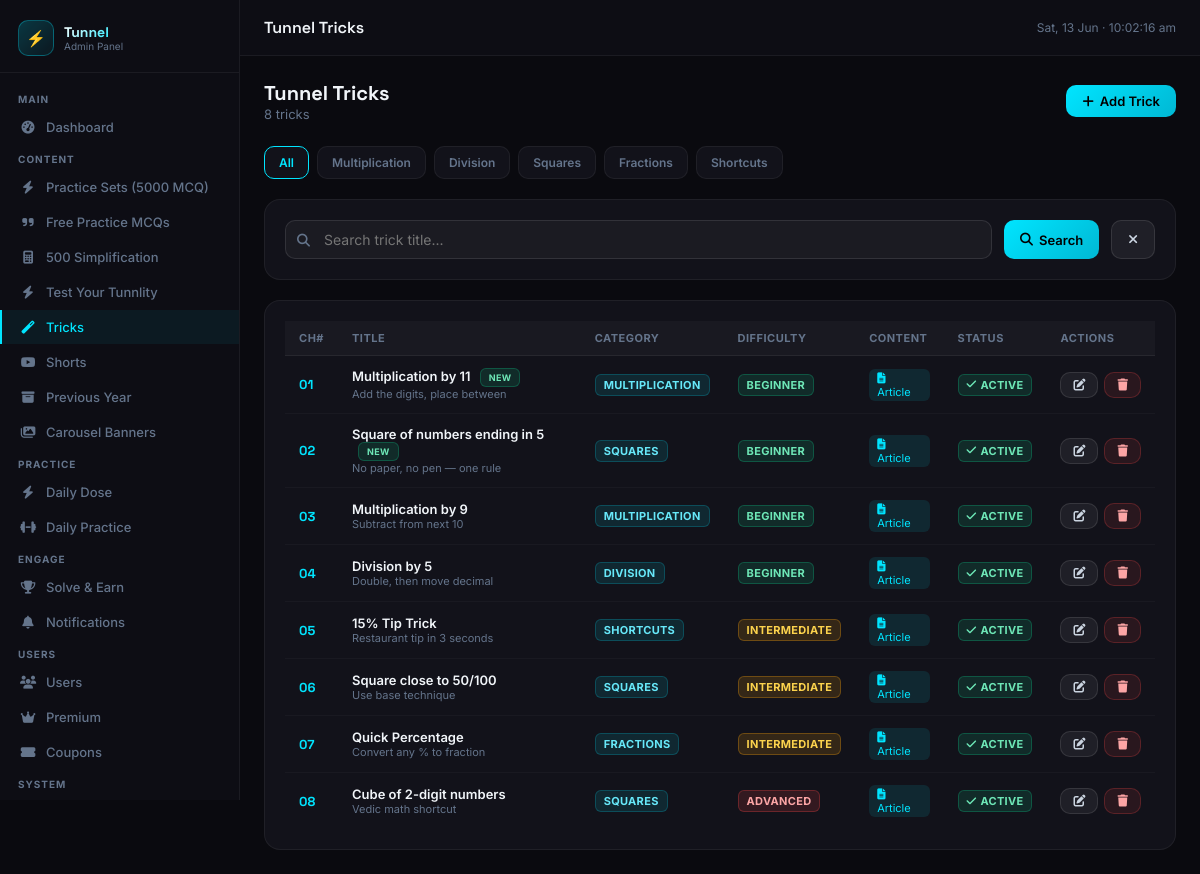
Page /admin/tricks/index.php (signed in) on the committed database.
### tables this page shows
CREATE TABLE `tricks` (
  `id` int(11) NOT NULL,
  `chapter_number` int(11) NOT NULL,
  `title` varchar(200) NOT NULL,
  `subtitle` varchar(300) DEFAULT '',
  `category` enum('MULTIPLICATION','DIVISION','SQUARES','FRACTIONS','SHORTCUTS') NOT NULL,
  `difficulty` enum('Beginner','Intermediate','Advanced') DEFAULT 'Beginner',
  `has_video` tinyint(4) DEFAULT 0,
  `video_url` varchar(500) DEFAULT '',
  `video_duration` int(11) DEFAULT 0,
  `has_article` tinyint(4) DEFAULT 1,
  `article_content` longtext DEFAULT '',
  `read_duration` int(11) DEFAULT 5,
  `is_new` tinyint(4) DEFAULT 0,
  `is_active` tinyint(4) DEFAULT 1,
  `created_at` timestamp NULL DEFAULT current_timestamp()
);

### admin/tricks/index.php (the view, shortened to what this page needs)
<?php
$pageTitle = 'Tunnel Tricks';
require_once dirname(__DIR__) . '/includes/header.php';
$category = $_GET['category'] ?? '';
$search   = $_GET['search']   ?? '';
$where  = ['1=1'];
$params = [];
$whereSQL = implode(' AND ', $where);
$tricks = $pdo->prepare("SELECT * FROM tricks WHERE $whereSQL ORDER BY chapter_number ASC");
$tricks->execute($params);
$tricks = $tricks->fetchAll();
$cats = ['MULTIPLICATION','DIVISION','SQUARES','FRACTIONS','SHORTCUTS'];
?>
<div class="flex-between mb-24">
  <div>
    <h2 style="font-family:'Space Grotesk',sans-serif;font-size:20px;font-weight:700">Tunnel Tricks</h2>
    <p class="text-muted"><?= count($tricks) ?> tricks</p>
  </div>
  <a href="<?= ADMIN_URL ?>/tricks/add.php" class="btn btn-primary">
    <i class="fas fa-plus"></i> Add Trick
  </a>
</div>
<div style="display:flex;gap:8px;flex-wrap:wrap;margin-bottom:20px">
  <a href="?category=" style="padding:8px 14px;border-radius:10px;font-size:12px;font-weight:600;text-decoration:none;border:1px solid <?= !$category?'var(--cyan)':'var(--border)' ?>;color:<?= !$category?'var(--cyan)':'var(--muted)' ?>;background:var(--card)">
    All
  </a>
  <?php foreach ($cats as $cat): ?>
  <a href="?category=<?= $cat ?>"
    style="padding:8px 14px;border-radius:10px;font-size:12px;font-weight:600;text-decoration:none;border:1px solid <?= $category===$cat?'var(--cyan)':'var(--border)' ?>;color:<?= $category===$cat?'var(--cyan)':'var(--muted)' ?>;background:var(--card)">
    <?= ucfirst(strtolower($cat)) ?>
  </a>
  <?php endforeach; ?>
</div>
<div class="card mb-20">
  <form method="GET" style="display:flex;gap:12px">
    <div style="flex:1;position:relative">
      <input type="text" name="search" class="form-input"
        placeholder="Search trick title..."
        value="<?= htmlspecialchars($search) ?>"
        style="padding-left:38px">
      <i class="fas fa-search" style="position:absolute;left:12px;top:50%;transform:translateY(-50%);color:var(--muted);font-size:13px"></i>
    </div>
    <button class="btn btn-primary"><i class="fas fa-search"></i> Search</button>
    <a href="<?= ADMIN_URL ?>/tricks/index.php" class="btn btn-secondary"><i class="fas fa-times"></i></a>
  </form>
</div>
<div class="card">
  <div class="table-wrap">
    <table>
      <thead>
        <tr>
          <th>Ch#</th>
          <th>Title</th>
          <th>Category</th>
          <th>Difficulty</th>
          <th>Content</th>
          <th>Status</th>
          <th>Actions</th>
        </tr>
      </thead>
      <tbody>
        <?php if (empty($tricks)): ?>
        <tr><td colspan="7" style="text-align:center;padding:40px;color:var(--muted)">
          <i class="fas fa-bolt" style="font-size:32px;display:block;margin-bottom:10px;opacity:0.3"></i>
          No tricks yet. <a href="<?= ADMIN_URL ?>/tricks/add.php" style="color:var(--cyan)">Add one!</a>
        </td></tr>
        <?php else: ?>
        <?php foreach ($tricks as $t): ?>
        <tr>
          <td>
            <span style="font-family:'Space Grotesk',sans-serif;font-weight:700;color:var(--cyan)">
              <?= str_pad($t['chapter_number'],2,'0',STR_PAD_LEFT) ?>
            </span>
          </td>
          <td>
            <div style="font-weight:600;color:var(--text);font-size:13px">
              <?= htmlspecialchars($t['title']) ?>
              <?php if ($t['is_new']): ?>
              <span class="badge badge-success" style="margin-left:6px;font-size:9px">NEW</span>
              <?php endif; ?>
            </div>
            <?php if ($t['subtitle']): ?>
            <div style="font-size:11px;color:var(--muted)"><?= htmlspecialchars(mb_substr($t['subtitle'],0,50)) ?></div>
            <?php endif; ?>
          </td>
          <td>
            <span class="badge badge-cyan"><?= ucfirst(strtolower($t['category'])) ?></span>
          </td>
          <td>
            <?php $d=['Beginner'=>'badge-success','Intermediate'=>'badge-warning','Advanced'=>'badge-error']; ?>
            <span class="badge <?= $d[$t['difficulty']]??'badge-cyan' ?>"><?= $t['difficulty'] ?></span>
          </td>
          <td>
            <div style="display:flex;gap:6px">
              <?php if ($t['has_article']): ?>
              <span style="font-size:11px;background:rgba(0,229,255,0.1);color:var(--cyan);padding:2px 8px;border-radius:6px">
                <i class="fas fa-file-alt"></i> Article
              </span>
              <?php endif; ?>
            </div>
          </td>
          <td>
            <?php if ($t['is_active']): ?>
            <span class="badge badge-success"><i class="fas fa-check"></i> Active</span>
            <?php else: ?>
            <span class="badge badge-error"><i class="fas fa-times"></i> Hidden</span>
            <?php endif; ?>
          </td>
          <td>
            <div style="display:flex;gap:6px">
              <a href="<?= ADMIN_URL ?>/tricks/edit.php?id=<?= $t['id'] ?>" class="btn btn-secondary btn-sm">
                <i class="fas fa-edit"></i>
              </a>
              <button onclick="deleteTrick(<?= $t['id'] ?>)" class="btn btn-danger btn-sm">
                <i class="fas fa-trash"></i>
              </button>
            </div>
          </td>
        </tr>
        <?php endforeach; ?>
        <?php endif; ?>
      </tbody>
    </table>
  </div>
</div>
<?php require_once dirname(__DIR__) . '/includes/footer.php'; ?>

### admin/includes/header.php (shortened to what this page needs)
<?php
$currentPage = basename(dirname($_SERVER['PHP_SELF']));
$currentCat  = $_GET['cat'] ?? ($_GET['category'] ?? '');
function navSectionActive($currentPage, $currentCat, $cat) {
    return (in_array($currentPage, ['sets', 'questions']) && $currentCat === $cat) ? 'active' : '';
}
?>
<!DOCTYPE html>
<html lang="en">
<head>
  <link rel="stylesheet" href="https://cdnjs.cloudflare.com/ajax/libs/font-awesome/6.5.0/css/all.min.css">
</head>
<body>
<aside class="sidebar">
  <div class="sidebar-logo">
    <div class="icon">⚡</div>
    <div>
      <div class="name">Tunnel</div>
      <div class="sub">Admin Panel</div>
    </div>
  </div>
  <nav class="sidebar-nav">
    <div class="nav-section">Main</div>
    <a href="<?= ADMIN_URL ?>/dashboard/index.php"
       class="nav-item <?= $currentPage === 'dashboard' ? 'active' : '' ?>">
      <i class="fas fa-tachometer-alt"></i> Dashboard
    </a>
    <div class="nav-section">Content</div>
    <a href="<?= ADMIN_URL ?>/mcq_exams/index.php"
       class="nav-item <?= $currentPage === 'mcq_exams' ? 'active' : '' ?>">
      <i class="fas fa-bolt"></i> Practice Sets (5000 MCQ)
    </a>
    <a href="<?= ADMIN_URL ?>/sets/index.php?cat=mcq&ungrouped=1"
       class="nav-item <?= navSectionActive($currentPage, $currentCat, 'mcq') ?>">
      <i class="fas fa-quote-right"></i> Free Practice MCQs
    </a>
    <a href="<?= ADMIN_URL ?>/sets/index.php?cat=simplification"
       class="nav-item <?= navSectionActive($currentPage, $currentCat, 'simplification') ?>">
      <i class="fas fa-calculator"></i> 500 Simplification
    </a>
    <a href="<?= ADMIN_URL ?>/sets/index.php?cat=tunnlity"
       class="nav-item <?= navSectionActive($currentPage, $currentCat, 'tunnlity') ?>">
      <i class="fas fa-bolt"></i> Test Your Tunnlity
    </a>
    <a href="<?= ADMIN_URL ?>/tricks/index.php"
       class="nav-item <?= $currentPage === 'tricks' ? 'active' : '' ?>">
      <i class="fas fa-magic"></i> Tricks
    </a>
    <a href="<?= ADMIN_URL ?>/shorts/index.php"
       class="nav-item <?= $currentPage === 'shorts' ? 'active' : '' ?>">
      <i class="fab fa-youtube"></i> Shorts
    </a>
    <a href="<?= ADMIN_URL ?>/previous_year/index.php"
       class="nav-item <?= $currentPage === 'previous_year' ? 'active' : '' ?>">
      <i class="fas fa-archive"></i> Previous Year
    </a>
    <a href="<?= ADMIN_URL ?>/banners/index.php"
       class="nav-item <?= $currentPage === 'banners' ? 'active' : '' ?>">
      <i class="fas fa-images"></i> Carousel Banners
    </a>
    <div class="nav-section">Practice</div>
    <a href="<?= ADMIN_URL ?>/daily_dose/index.php"
       class="nav-item <?= $currentPage === 'daily_dose' ? 'active' : '' ?>">
      <i class="fas fa-bolt"></i> Daily Dose
    </a>
    <a href="<?= ADMIN_URL ?>/daily_practice/index.php"
       class="nav-item <?= $currentPage === 'daily_practice' ? 'active' : '' ?>">
      <i class="fas fa-dumbbell"></i> Daily Practice
    </a>
    <div class="nav-section">Engage</div>
    <a href="<?= ADMIN_URL ?>/solve_earn/index.php"
       class="nav-item <?= $currentPage === 'solve_earn' ? 'active' : '' ?>">
      <i class="fas fa-trophy"></i> Solve & Earn
    </a>
    <a href="<?= ADMIN_URL ?>/notifications/index.php"
       class="nav-item <?= $currentPage === 'notifications' ? 'active' : '' ?>">
      <i class="fas fa-bell"></i> Notifications
    </a>
    <div class="nav-section">Users</div>
    <a href="<?= ADMIN_URL ?>/users/index.php"
       class="nav-item <?= $currentPage === 'users' ? 'active' : '' ?>">
      <i class="fas fa-users"></i> Users
    </a>
    <a href="<?= ADMIN_URL ?>/premium/index.php"
       class="nav-item <?= $currentPage === 'premium' ? 'active' : '' ?>">
      <i class="fas fa-crown"></i> Premium
    </a>
    <a href="<?= ADMIN_URL ?>/coupons/index.php"
       class="nav-item <?= $currentPage === 'coupons' ? 'active' : '' ?>">
      <i class="fas fa-ticket-alt"></i> Coupons
    </a>
    <div class="nav-section">System</div>
    <a href="<?= ADMIN_URL ?>/app_settings/index.php"
       class="nav-item <?= $currentPage === 'app_settings' ? 'active' : '' ?>">
    </a>
  </nav>
</aside>
<div class="main-wrap">
  <div class="topbar">
    <div class="topbar-title"><?= $pageTitle ?? 'Dashboard' ?></div>
    <div class="topbar-right">
      <span class="topbar-time" id="clock"></span>
    </div>
  </div>
  <div class="content">

### admin/includes/footer.php (shortened to what this page needs)
  </div>
</div>
</body>
</html>

### rows in the picture
tricks: chapter_number "01", title "Multiplication by 11", is_new "NEW", subtitle "Add the digits, place between", category "MULTIPLICATION", difficulty "BEGINNER", has_article 1 (drawn), is_active 1 (drawn)
tricks: chapter_number "02", title "Square of numbers ending in 5", is_new "NEW", subtitle "No paper, no pen — one rule", category "SQUARES", difficulty "BEGINNER", has_article 1 (drawn), is_active 1 (drawn)
tricks: chapter_number "03", title "Multiplication by 9", subtitle "Subtract from next 10", category "MULTIPLICATION", difficulty "BEGINNER", has_article 1 (drawn), is_active 1 (drawn)
tricks: chapter_number "04", title "Division by 5", subtitle "Double, then move decimal", category "DIVISION", difficulty "BEGINNER", has_article 1 (drawn), is_active 1 (drawn)
tricks: chapter_number "05", title "15% Tip Trick", subtitle "Restaurant tip in 3 seconds", category "SHORTCUTS", difficulty "INTERMEDIATE", has_article 1 (drawn), is_active 1 (drawn)
tricks: chapter_number "06", title "Square close to 50/100", subtitle "Use base technique", category "SQUARES", difficulty "INTERMEDIATE", has_article 1 (drawn), is_active 1 (drawn)
tricks: chapter_number "07", title "Quick Percentage", subtitle "Convert any % to fraction", category "FRACTIONS", difficulty "INTERMEDIATE", has_article 1 (drawn), is_active 1 (drawn)
tricks: chapter_number "08", title "Cube of 2-digit numbers", subtitle "Vedic math shortcut", category "SQUARES", difficulty "ADVANCED", has_article 1 (drawn), is_active 1 (drawn)

### other values in the picture
$pageTitle "Tunnel Tricks"
count($tricks) "8"
$cat "Multiplication"
$cat "Division"
$cat "Squares"
$cat "Fractions"
$cat "Shortcuts"
